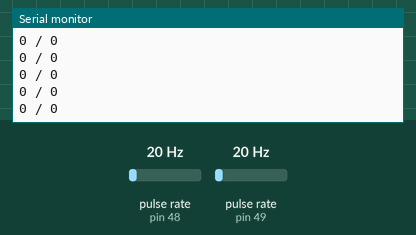
Simulated run of this sketch. Board: Arduino Mega 2560, built with avr-gcc and run on an emulated ATmega2560. On the bench: the last lines printed to the serial monitor. Wiring (inferred from the names in the program): 2 × pulse sensor: data pin 48 / data pin 49. The test bench sets the inputs (shaded band); at power-on: pulse rate (sensors on pin 48, pin 49) 20 Hz.

Above: at 1.2 s.
1.3 s: pulse rate (sensor on pin 48) set to 4 Hz
At 2.2 s:
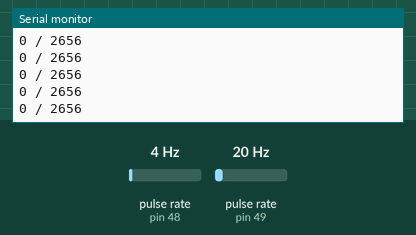
4.3 s: pulse rate (sensor on pin 49) set to 4 Hz
At 4.9 s:
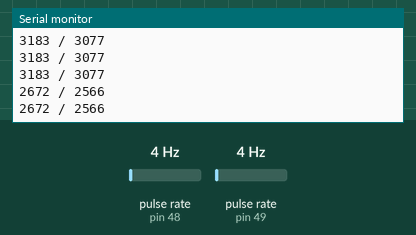
5.8 s: pulse rate (sensor on pin 48) set to 50 Hz
At 6.5 s:
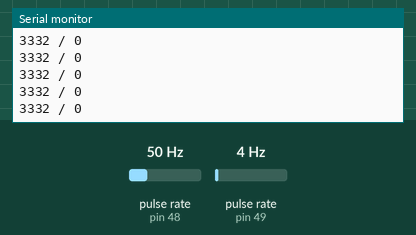
8.8 s: pulse rate (sensor on pin 49) set to 50 Hz
At 9.8 s:
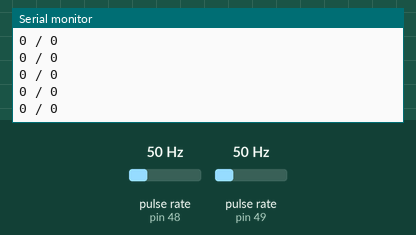
Timing chart, 0 to 11.3 s (numbered marks = the images above; inputs shaded):
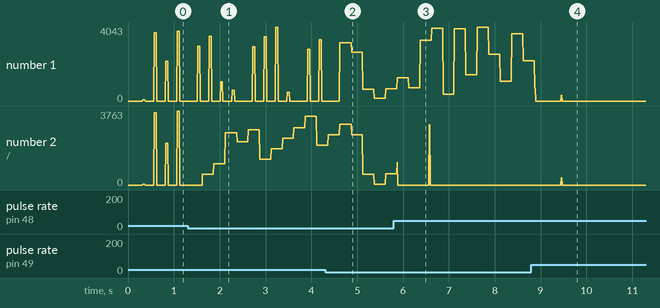

Measured:
- after the input at 1.3 s, the serial monitor: prints a new line after 0.22 s (image 1)
- after the input at 4.3 s, the serial monitor: prints a new line after 0.32 s (image 2)
- after the input at 5.8 s, the serial monitor: prints a new line after 0.09 s (image 3)
- after the input at 8.8 s, the serial monitor: prints a new line after 0.10 s (image 4)
- plotted number 1: 0 → 671 after the input at 4.3 s, 671 → 2187 after the input at 5.8 s
- plotted number 2: 0 → 2020 after the input at 1.3 s, 2020 → 566 after the input at 4.3 s

The sketch:

UltrasoundFlow_Mega2560.ino
```cpp
#include <avr/io.h>
#include <avr/interrupt.h>
#define ICP4 49
#define ICP5 48
#define N1 13
#define N2 12

volatile unsigned int ICR4_temp = 0;
volatile unsigned int ICR5_temp = 0;
unsigned long timens4 = 0;
unsigned long timens5 =0;

void setup() {
  Serial.begin(9600);
  pinMode(ICP4, INPUT);
  pinMode(ICP5, INPUT);
  pinMode(N1, OUTPUT);
  pinMode(N2, OUTPUT);

  /*Timer 4 Input Capture Unit*/
  TCCR4A = B00000000;
  TCCR4B =  B01000000; //ICES4
  TCCR4C = B00000000;
  TIFR4 = TIFR4 | B00100000; //ICF4
  TIMSK4 = TIMSK4 | B00100000; //ICIE4
  /*Timer 5 Input Capture Unit*/
  TCCR5A = B00000000;
  TCCR5B =  B01000000; //ICES5
  TCCR5C = B00000000;
  TIFR5 = TIFR5 | B00100000; //ICF5
  TIMSK5 = TIMSK5 | B00100000; //ICIE5
  /*Timer 1 - CTC OCR1A Clear Timer on Compare Match*/
  TCCR1A = B00000000;
  TCCR1B = B00001100; //WGM12,CS12,CS11,CS10,prescal_256
  TCCR1C = B00000000;
  TIFR1 = TIFR1 | B00000010;//OCF1A
  TIMSK1 = TIMSK1 | B00000010;//OCIE1A
  OCR1A = 15000; // Every 240 ms interup
  /*Timer 3 - CTC OCR3A Clear Timer on Compare Match*/
  TCCR3A = B00000000;
  TCCR3B = B00001100; //WGM32,CS32,CS31,CS30,prescal_256
  TCCR3C = B00000000;
  TIFR3 = TIFR3 | B00000010;//OCF3A
  TIMSK3 = TIMSK3 | B00000010;//OCIE3A
  OCR3A = 15000; // Every 240 ms interup
  /**/
  TCNT4 = 0;
  TCNT1 = 0;
  TCNT5 = 0;
  TCNT3 = 0;
}

void loop() {
  cli();
      timens4 = ICR4_temp;
      timens4 = timens4 * 62.5;
      timens4 = timens4 / 1000; //microsecund
      timens5 = ICR5_temp;
      timens5 = timens5 * 62.5;
      timens5 = timens5 / 1000; //microsecund
      Serial.print(timens4);
      Serial.print(" / ");
      Serial.println(timens5);
  sei();
}

ISR(TIMER1_COMPA_vect) { //send 40hz I
  digitalWrite(N1, HIGH);
  delayMicroseconds(25);
  digitalWrite(N1, LOW);
  TCCR4B = TCCR4B | B00000001; //CS40 prescal 1, measurement.
}

ISR(TIMER4_CAPT_vect) { //receive I
  ICR4_temp = ICR4;
  TCCR4B &= ~(1<<CS40);
  TCNT4=0;
}

ISR(TIMER3_COMPA_vect) { //send 40hz II
  digitalWrite(N2, HIGH);
  delayMicroseconds(25);
  digitalWrite(N2, LOW);
  TCCR5B = TCCR5B | B00000001; //CS50 prescal 1, measurement.
}

ISR(TIMER5_CAPT_vect) { //receive II
  ICR5_temp = ICR5;
  TCCR5B &= ~(1<<CS50);
  TCNT5=0;
}
```
